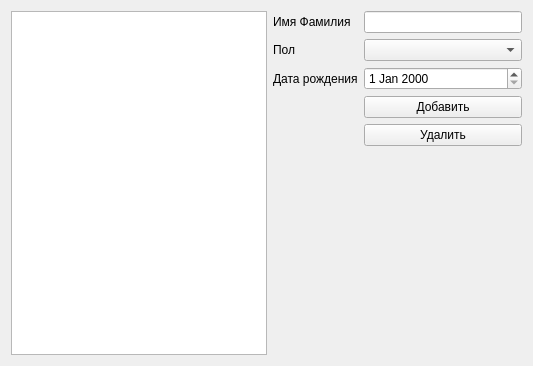
<?xml version="1.0" encoding="UTF-8"?>
<ui version="4.0">
 <class>Form</class>
 <widget class="QWidget" name="Form">
  <property name="geometry">
   <rect>
    <x>0</x>
    <y>0</y>
    <width>533</width>
    <height>366</height>
   </rect>
  </property>
  <property name="windowTitle">
   <string>Анализатор текста</string>
  </property>
  <layout class="QHBoxLayout" name="horizontalLayout">
   <item>
    <widget class="QListWidget" name="listWidget"/>
   </item>
   <item>
    <layout class="QFormLayout" name="formLayout">
     <item row="0" column="0">
      <widget class="QLabel" name="label">
       <property name="text">
        <string>Имя Фамилия</string>
       </property>
      </widget>
     </item>
     <item row="0" column="1">
      <widget class="QLineEdit" name="nameEdit"/>
     </item>
     <item row="1" column="0">
      <widget class="QLabel" name="label_3">
       <property name="text">
        <string>Пол</string>
       </property>
      </widget>
     </item>
     <item row="1" column="1">
      <widget class="QComboBox" name="gender"/>
     </item>
     <item row="2" column="0">
      <widget class="QLabel" name="label_2">
       <property name="text">
        <string>Дата рождения</string>
       </property>
      </widget>
     </item>
     <item row="2" column="1">
      <widget class="QDateEdit" name="dateEdit"/>
     </item>
     <item row="3" column="1">
      <widget class="QPushButton" name="addButton">
       <property name="text">
        <string>Добавить</string>
       </property>
      </widget>
     </item>
     <item row="4" column="1">
      <widget class="QPushButton" name="deleteButton">
       <property name="text">
        <string>Удалить</string>
       </property>
      </widget>
     </item>
     <item row="5" column="1">
      <spacer name="verticalSpacer">
       <property name="orientation">
        <enum>Qt::Vertical</enum>
       </property>
       <property name="sizeHint" stdset="0">
        <size>
         <width>20</width>
         <height>40</height>
        </size>
       </property>
      </spacer>
     </item>
    </layout>
   </item>
  </layout>
 </widget>
 <resources/>
 <connections/>
</ui>
